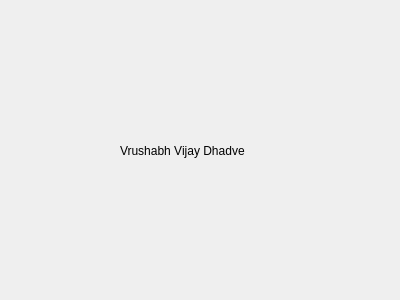
<?xml version="1.0" encoding="UTF-8"?>
<ui version="4.0">
 <class>SecDialog</class>
 <widget class="QDialog" name="SecDialog">
  <property name="geometry">
   <rect>
    <x>0</x>
    <y>0</y>
    <width>400</width>
    <height>300</height>
   </rect>
  </property>
  <property name="windowTitle">
   <string>Dialog</string>
  </property>
  <widget class="QLabel" name="label">
   <property name="geometry">
    <rect>
     <x>120</x>
     <y>120</y>
     <width>211</width>
     <height>61</height>
    </rect>
   </property>
   <property name="text">
    <string>Vrushabh Vijay Dhadve</string>
   </property>
  </widget>
 </widget>
 <resources/>
 <connections/>
</ui>
